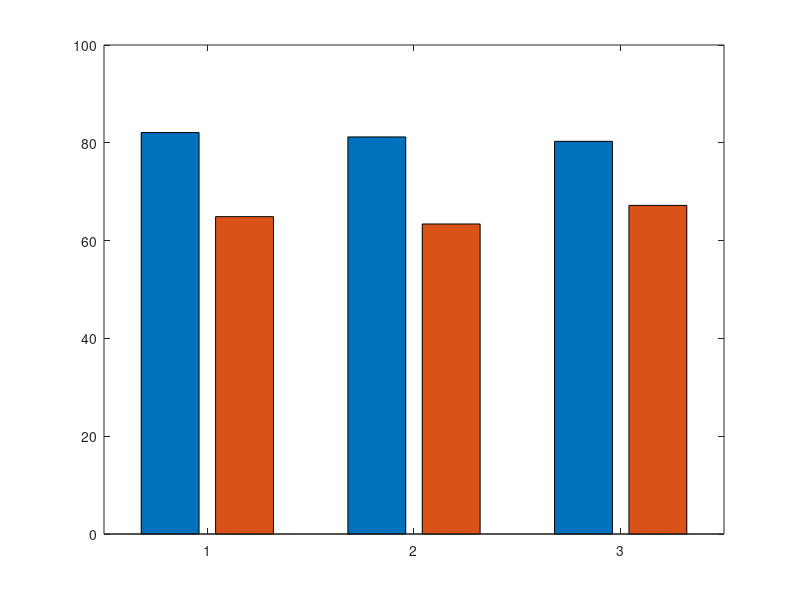

MATLAB code for this plot: (Note: this script raises an error after producing the figure.)
function generate_paper_figures()
%GENERATE_PAPER_FIGURES Generate high-quality figures for the paper
%   This script generates the following figures:
%   1. Preprocessing Comparison (Original vs HistMatch vs Z-Score)
%   2. OOD GradCAM Visualization (Demonstrating Anatomical Guidance)
%   3. Performance Comparison Bar Chart (ID vs OOD)

clc; close all;
outputDir = 'paper_figures';
if ~exist(outputDir, 'dir')
    mkdir(outputDir);
end

fprintf('=== GENERATING PAPER FIGURES ===\n');

%% 1. Preprocessing Comparison Figure
fprintf('Generating Figure 1: Preprocessing Comparison...\n');
% Load a sample OOD image
cxrDir = fullfile('input', 'cxr');
cxrFiles = dir(fullfile(cxrDir, '**', '*.png'));
if isempty(cxrFiles)
    cxrFiles = dir(fullfile(cxrDir, '**', '*.jpg'));
end

if ~isempty(cxrFiles)
    % Pick a representative image (e.g., the first one)
    imgIdx = 1; 
    imgPath = fullfile(cxrFiles(imgIdx).folder, cxrFiles(imgIdx).name);
    img = imread(imgPath);
    if size(img, 3) == 1, img = repmat(img, [1 1 3]); end
    img = imresize(img, [224 224]);
    imgGray = rgb2gray(img);
    
    % Compute Reference Histogram (from a few CXR images)
    numRef = min(20, numel(cxrFiles));
    refPixels = [];
    for i = 1:numRef
        rImg = imread(fullfile(cxrFiles(i).folder, cxrFiles(i).name));
        if size(rImg, 3) > 1, rImg = rgb2gray(rImg); end
        refPixels = [refPixels; rImg(:)];
    end
    refHist = imhist(uint8(refPixels));
    
    % Apply Preprocessing
    % 1. Original
    imgOriginal = imgGray;
    
    % 2. HistMatch
    imgHistMatch = histeq(imgGray, refHist);
    
    % 3. Z-Score
    imgDouble = double(imgGray);
    imgMean = mean(imgDouble(:));
    imgStd = std(imgDouble(:));
    imgZScore = (imgDouble - imgMean) / (imgStd + eps);
    % Scale to 0-255 for visualization
    imgZScore = (imgZScore - min(imgZScore(:))) / (max(imgZScore(:)) - min(imgZScore(:)) + eps) * 255;
    imgZScore = uint8(imgZScore);
    
    % Plot
    f1 = figure('Position', [100, 100, 1200, 400], 'Color', 'w');
    tiledlayout(1, 3, 'TileSpacing', 'compact', 'Padding', 'compact');
    
    nexttile; imshow(imgOriginal); title('(a) Original CXR (OOD)', 'FontSize', 14);
    nexttile; imshow(imgHistMatch); title('(b) Histogram Matching', 'FontSize', 14);
    nexttile; imshow(imgZScore); title('(c) Z-Score Normalization (Best)', 'FontSize', 14);
    
    exportgraphics(f1, fullfile(outputDir, 'fig1_preprocessing_comparison.png'), 'Resolution', 300);
    fprintf('  Saved: fig1_preprocessing_comparison.png\n');
else
    warning('No CXR images found for Figure 1.');
end

%% 2. OOD GradCAM Visualization
fprintf('Generating Figure 2: OOD GradCAM Visualization...\n');
modelFile = fullfile('models', 'final', 'final_model_histmatch_kfold.mat');

if exist(modelFile, 'file') && ~isempty(cxrFiles)
    s = load(modelFile);
    net = s.trainedNet;
    
    % Select a few random OOD images
    numSamples = 3;
    rng(42); % Fixed seed for reproducibility
    indices = randperm(numel(cxrFiles), numSamples);
    
    f2 = figure('Position', [100, 100, 1000, 300 * numSamples], 'Color', 'w');
    tiledlayout(numSamples, 3, 'TileSpacing', 'none', 'Padding', 'compact');
    
    for i = 1:numSamples
        idx = indices(i);
        imgPath = fullfile(cxrFiles(idx).folder, cxrFiles(idx).name);
        img = imread(imgPath);
        if size(img, 3) == 1, img = repmat(img, [1 1 3]); end
        img = imresize(img, [224 224]);
        
        % Preprocess (Z-Score - Best Method)
        imgGray = rgb2gray(img);
        imgDouble = double(imgGray);
        imgZScore = (imgDouble - mean(imgDouble(:))) / (std(imgDouble(:)) + eps);
        imgZScore = (imgZScore - min(imgZScore(:))) / (max(imgZScore(:)) - min(imgZScore(:)) + eps) * 255;
        imgProcessed = repmat(uint8(imgZScore), [1 1 3]);
        
        % Predict
        dlImg = dlarray(single(imgProcessed), 'SSCB');
        if canUseGPU, dlImg = gpuArray(dlImg); end
        
        [scores, ~] = predict(net, dlImg);
        probs = extractdata(scores);
        [~, predIdx] = max(probs);
        classes = {'Normal', 'Tuberculosis'}; % Assuming binary
        predLabel = classes{predIdx};
        
        % GradCAM
        try
            map = gradCAM(net, dlImg, predLabel, 'FeatureLayer', 'relu5_3');
            map = extractdata(map);
            map = imresize(map, [224 224]);
            
            % Normalize map
            map = double(map);
            map = (map - min(map(:))) / (max(map(:)) - min(map(:)) + eps);
            
            % Overlay
            heatmap = jet(256);
            mapIdx = gray2ind(map, 256);
            rgbMap = ind2rgb(mapIdx, heatmap);
            overlay = 0.5 * double(img)/255 + 0.5 * rgbMap;
            
            % Plot
            nexttile; imshow(img); 
            if i==1, title('Original Image', 'FontSize', 12); end
            ylabel(sprintf('Sample %d', i), 'FontSize', 12, 'FontWeight', 'bold');
            
            nexttile; imshow(map, []); colormap(gca, 'jet');
            if i==1, title('GradCAM Attention', 'FontSize', 12); end
            
            nexttile; imshow(overlay);
            if i==1, title(sprintf('Prediction: %s', predLabel), 'FontSize', 12); end
            
        catch ME
            warning('GradCAM failed for sample %d: %s', i, ME.message);
        end
    end
    
    exportgraphics(f2, fullfile(outputDir, 'fig2_ood_gradcam.png'), 'Resolution', 300);
    fprintf('  Saved: fig2_ood_gradcam.png\n');
else
    warning('Model file or CXR images not found for Figure 2.');
end

%% 3. Performance Summary Chart
fprintf('Generating Figure 3: Performance Summary...\n');
% Data from our experiments (Hardcoded for the paper figure)
methods = {'Baseline', 'HistMatch', 'Z-Score (Ours)'};
id_acc = [82.1, 81.2, 80.3];
ood_acc = [64.9, 63.4, 67.2];
degradation = [20.71, 21.46, 16.35];

f3 = figure('Position', [100, 100, 800, 500], 'Color', 'w');
b = bar([id_acc; ood_acc]', 'grouped');
b(1).FaceColor = [0.2 0.6 0.8]; % Blue for ID
b(2).FaceColor = [0.8 0.4 0.2]; % Orange for OOD

xticklabels(methods);
ylabel('Accuracy (%)', 'FontSize', 12);
legend({'ID Accuracy', 'OOD Accuracy'}, 'Location', 'northeast', 'FontSize', 11);
title('Generalization Performance Comparison', 'FontSize', 14);
grid on;
ylim([50 90]);

% Add degradation text
for i = 1:3
    text(i, ood_acc(i) - 2, sprintf('Degradation:\n%.1f%%', degradation(i)), ...
        'HorizontalAlignment', 'center', 'Color', 'w', 'FontWeight', 'bold', 'FontSize', 10);
end

exportgraphics(f3, fullfile(outputDir, 'fig3_performance_summary.png'), 'Resolution', 300);
fprintf('  Saved: fig3_performance_summary.png\n');

fprintf('\nAll figures generated in: %s\n', fullfile(pwd, outputDir));
end
